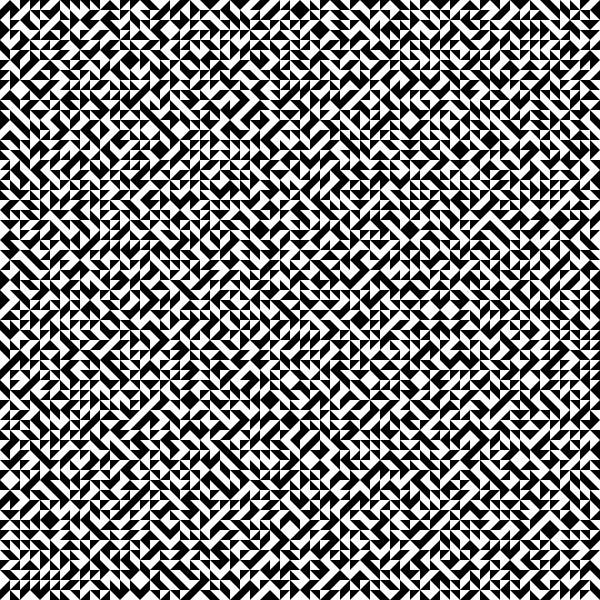
Frame 1 (no input)
Frame 60 (the mouse pressed at the canvas centre just before this capture): identical to frame 1, image omitted
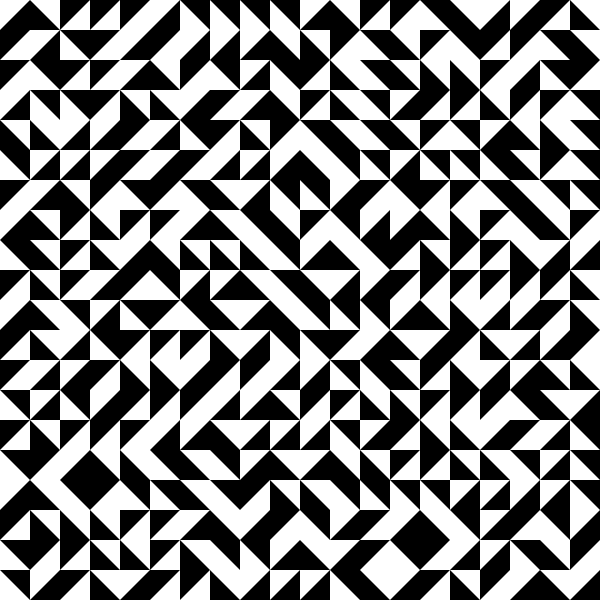
Frame 120 (the mouse held since frame 60 and released just before this capture)

The Processing sketch that drew these frames (run headless with seeded random() and noise(); from frame 60 on, the mouse is pressed at the canvas centre):

// Processing sketch: tiletest
// ── tiletest.pde


void setup() {
  size(600, 600);
  background(0);
  noStroke();
}

void draw() {

  randomSeed(43);
  //mouseX = 75;

  background(0);
  int boxsize = (mouseX % 40) + 10;

  int ymax = width / boxsize + 1;
  int xmax = height / boxsize + 1;

  for (int y = 0; y < ymax; y++) {
    for (int x = 0; x < xmax; x++) {
      pushMatrix();
      translate(x * boxsize, y * boxsize);
      element(boxsize, random(1));
      popMatrix();
    }
  }
}

void element(int boxsize, float val) {
  if (val < 0.25) {
    triangle (0, 0, 0, boxsize, boxsize, boxsize);
  } 
  else if ((val > 0.25) && (val < 0.5)) {
    triangle (0, 0, boxsize, boxsize, boxsize, 0);
  }
  else if ((val > 0.5) && (val < 0.75)) {
    triangle (0, 0, boxsize, 0, 0, boxsize);
  }
  else if ((val > 0.75) && (val < 1.0)) {
    triangle (boxsize, boxsize, 0, boxsize, boxsize, 0);
  }
}
